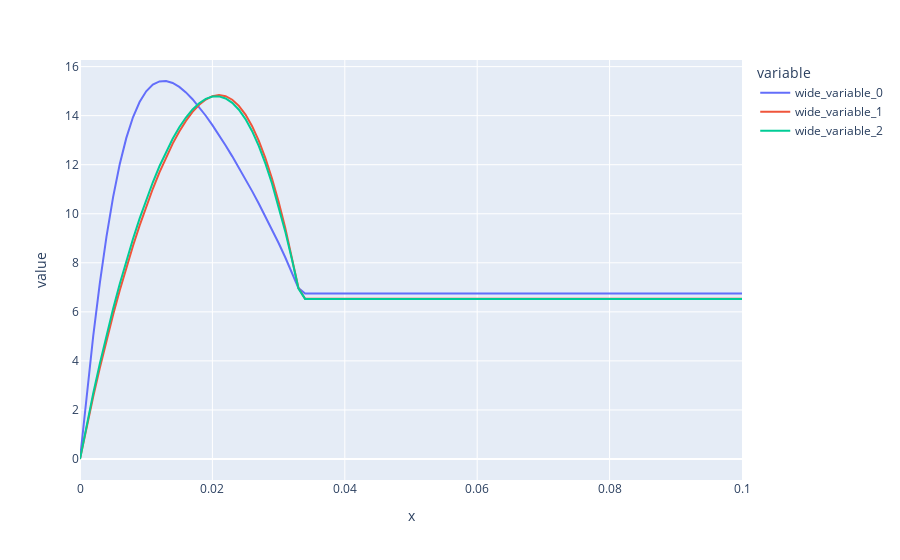

The notebook cell this image was saved under:
### Markdown cell above
Trabajo promedio

### Code cell
px.line(x=times1, y=[np.average(work1, axis=0), np.average(work2, axis=0), np.average(work3, axis=0)])
